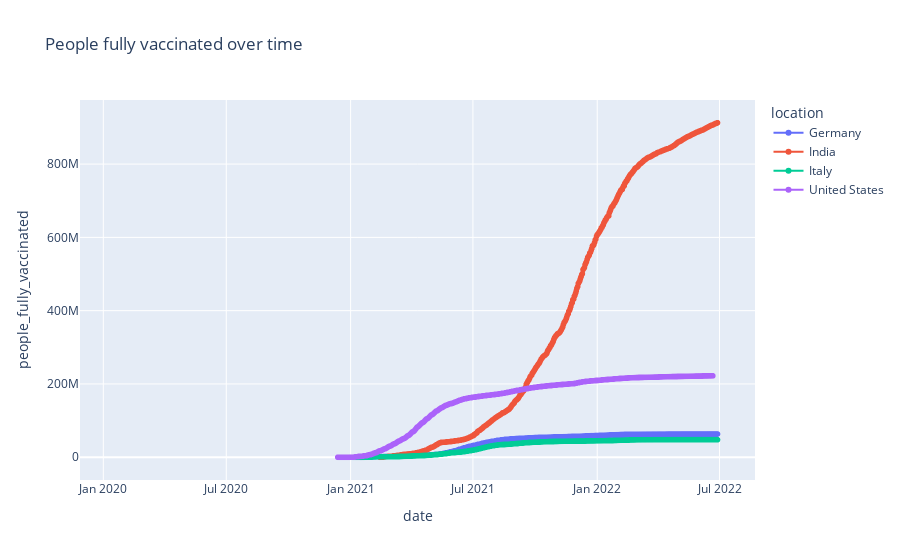

Notebook source saved alongside this figure:
### Markdown cell above
### Linear Graphs for People vaccinated over time for four countries

### Code cell
fig = px.line(df_final_dataset, x="date", y="people_fully_vaccinated",color ='location', title= 'People fully vaccinated over time', markers = True)
fig.show()

### Figure 1 — Plotly figure (JSON) as saved in the notebook; plotly's stock layout.template omitted (floating-point values rounded to 4 significant figures; data arrays with more than 128 entries replaced by an {"elided": "..."} marker saying what was removed)
{"data": [{"hovertemplate": "location=Germany<br>date=%{x}<br>people_fully_vaccinated=%{y}<extra></extra>", "legendgroup": "Germany", "line": {"color": "#636efa", "dash": "solid"}, "marker": {"symbol": "circle"}, "mode": "lines+markers", "name": "Germany", "showlegend": true, "type": "scattergl", "x": {"elided": "884 str values"}, "xaxis": "x", "y": {"elided": "884 int values"}, "yaxis": "y"}, {"hovertemplate": "location=India<br>date=%{x}<br>people_fully_vaccinated=%{y}<extra></extra>", "legendgroup": "India", "line": {"color": "#EF553B", "dash": "solid"}, "marker": {"symbol": "circle"}, "mode": "lines+markers", "name": "India", "showlegend": true, "type": "scattergl", "x": {"elided": "881 str values"}, "xaxis": "x", "y": {"elided": "881 int values"}, "yaxis": "y"}, {"hovertemplate": "location=Italy<br>date=%{x}<br>people_fully_vaccinated=%{y}<extra></extra>", "legendgroup": "Italy", "line": {"color": "#00cc96", "dash": "solid"}, "marker": {"symbol": "circle"}, "mode": "lines+markers", "name": "Italy", "showlegend": true, "type": "scattergl", "x": {"elided": "880 str values"}, "xaxis": "x", "y": {"elided": "880 int values"}, "yaxis": "y"}, {"hovertemplate": "location=United States<br>date=%{x}<br>people_fully_vaccinated=%{y}<extra></extra>", "legendgroup": "United States", "line": {"color": "#ab63fa", "dash": "solid"}, "marker": {"symbol": "circle"}, "mode": "lines+markers", "name": "United States", "showlegend": true, "type": "scattergl", "x": {"elided": "889 str values"}, "xaxis": "x", "y": {"elided": "889 int values"}, "yaxis": "y"}], "layout": {"legend": {"title": {"text": "location"}, "tracegroupgap": 0}, "title": {"text": "People fully vaccinated over time"}, "xaxis": {"anchor": "y", "domain": [0, 1], "title": {"text": "date"}}, "yaxis": {"anchor": "x", "domain": [0, 1], "title": {"text": "people_fully_vaccinated"}}}}
